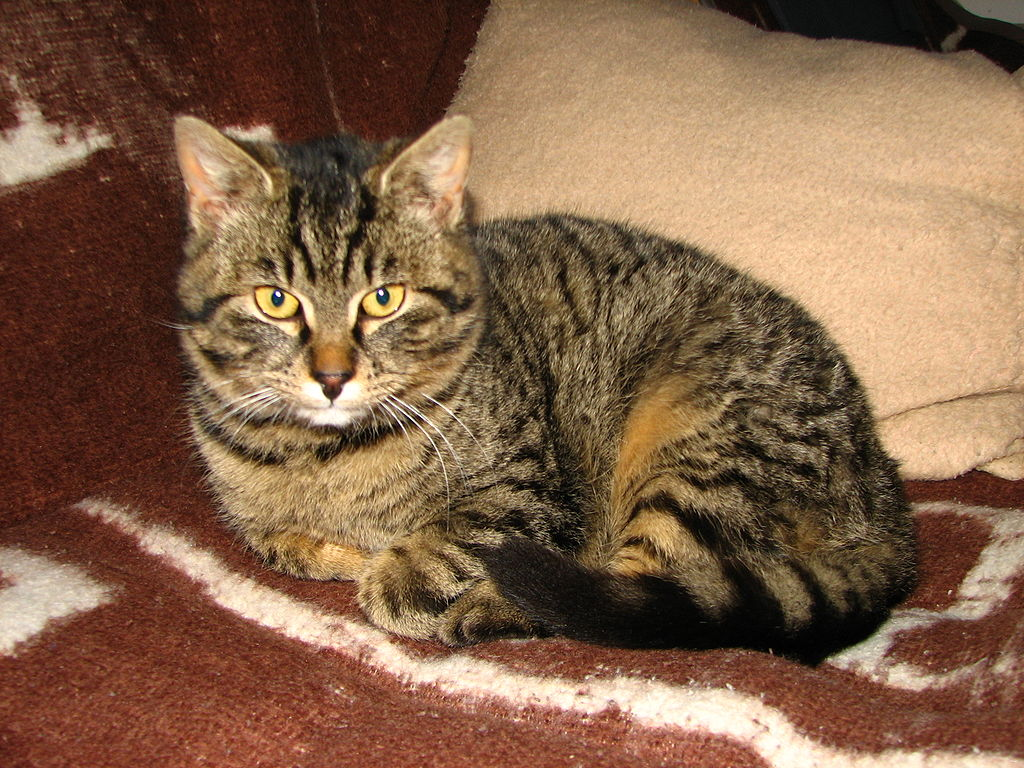
#> input picture cat.jpg, 1024 x 768 px
$ python numpy_ex.py
#> lines starting #> are read from the running program, lines starting #| are printed output that depends on the picture

import cv2
import matplotlib.pyplot as plt

img_basic = cv2.imread('cat.jpg', cv2.IMREAD_COLOR)
#> img_basic is the input picture: shape (768, 1024, 3); mean B, G, R 73.2, 98.6, 131.3
plt.imshow(cv2.cvtColor(img_basic, cv2.COLOR_BGR2RGB))
plt.show()

img_basic = cv2.cvtColor(img_basic, cv2.COLOR_BGR2GRAY)
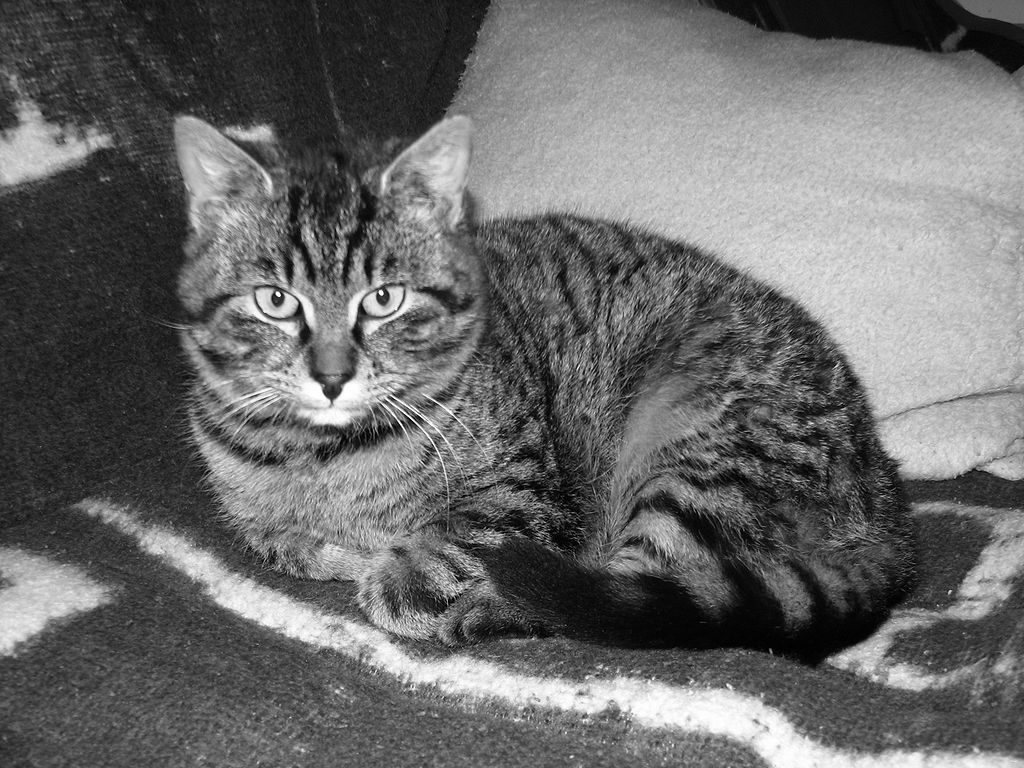
#> img_basic: shape (768, 1024); min 0, max 255, mean 105.5
plt.imshow(cv2.cvtColor(img_basic, cv2.COLOR_GRAY2RGB))
plt.show()
